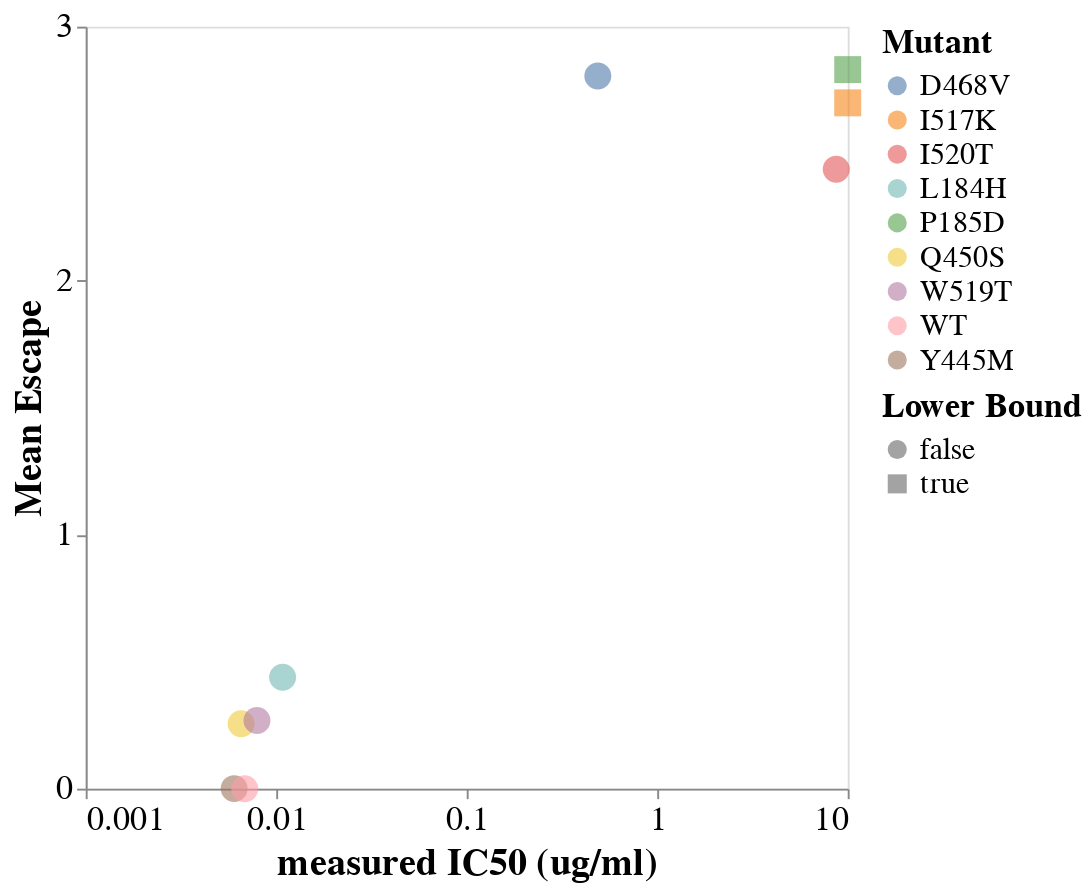

Notebook source saved alongside this figure:
### Code cell
merged = pd.read_csv('/home/blarsen/bloom_j/computational_notebooks/blarsen/2023/scripts/new_pipe_analyses/IC50_validations_merged.csv',na_filter=None)

corr_chart = (
    alt.Chart(merged)
    .encode(
        x=alt.X(
            "measured IC50",
            title="measured IC50 (ug/ml)",
            scale=alt.Scale(type="log"),
            axis=alt.Axis(grid=False,tickCount=4)
        ),
        y=alt.Y(
            "escape_mean",
            title="Mean Escape",
            #scale=alt.Scale(type="log"),
            axis=alt.Axis(grid=False,tickCount=4),
        ),
        #facet=alt.Facet("antibody", columns=4, title=None),
        color=alt.Color('mutation',title='Mutant'),
        shape=alt.Shape('lower_bound',title='Lower Bound'),
    )
    .mark_point(filled=True, size=200, opacity=0.6)
    .configure_axis(grid=False)
    .resolve_scale(y="independent", x="independent")
    .properties(width=400, height=400)
)

corr_chart = corr_chart.configure_title(fontSize=24, font="Helvetica Light").configure_axis(
    labelFontSize=18,
    titleFontSize=20,
    labelFont="Helvetica Light",
    titleFont="Helvetica Light"
).configure_legend(
    titleFontSize=18,
    labelFontSize=16,
    titleFont="Helvetica Light",
    labelFont="Helvetica Light"
)

#corr


corr_chart

### Figure 1 — Vega-Lite specification as saved in the notebook (floating-point values rounded to 4 significant figures)
{"config": {"view": {"continuousWidth": 300, "continuousHeight": 300}, "axis": {"labelFont": "Helvetica Light", "labelFontSize": 18, "titleFont": "Helvetica Light", "titleFontSize": 20}, "legend": {"labelFont": "Helvetica Light", "labelFontSize": 16, "titleFont": "Helvetica Light", "titleFontSize": 18}, "title": {"font": "Helvetica Light", "fontSize": 24}}, "data": {"name": "data-145d2691b5edbcc87d8ffeda1e1cd2f3"}, "mark": {"type": "point", "filled": true, "opacity": 0.6, "size": 200}, "encoding": {"color": {"field": "mutation", "title": "Mutant", "type": "nominal"}, "shape": {"field": "lower_bound", "title": "Lower Bound", "type": "nominal"}, "x": {"axis": {"grid": false, "tickCount": 4}, "field": "measured IC50", "scale": {"type": "log"}, "title": "measured IC50 (ug/ml)", "type": "quantitative"}, "y": {"axis": {"grid": false, "tickCount": 4}, "field": "escape_mean", "title": "Mean Escape", "type": "quantitative"}}, "height": 400, "resolve": {"scale": {"x": "independent", "y": "independent"}}, "width": 400, "$schema": "https://vega.github.io/schema/vega-lite/v5.8.0.json", "datasets": {"data-145d2691b5edbcc87d8ffeda1e1cd2f3": [{"antibody": "nAH1.3", "mutation": "Y445M", "measured IC50": 0.006015, "lower_bound": false, "epitope": "1", "site": "445", "wildtype": "Y", "mutant": "M", "escape_mean": 0.0002924, "escape_median": "0.0002924", "n_models": "2", "times_seen": "7", "frac_models": "1", "LibA-230725-nAH1.3": "0.0167", "LibB-230720-nAH1.3": "-0.01612"}, {"antibody": "nAH1.3", "mutation": "L184H", "measured IC50": 0.0108, "lower_bound": false, "epitope": "1", "site": "184", "wildtype": "L", "mutant": "H", "escape_mean": 0.4384, "escape_median": "0.4384", "n_models": "2", "times_seen": "5.5", "frac_models": "1", "LibA-230725-nAH1.3": "0.2842", "LibB-230720-nAH1.3": "0.5927"}, {"antibody": "nAH1.3", "mutation": "Q450S", "measured IC50": 0.00654, "lower_bound": false, "epitope": "1", "site": "450", "wildtype": "Q", "mutant": "S", "escape_mean": 0.2553, "escape_median": "0.2553", "n_models": "2", "times_seen": "4", "frac_models": "1", "LibA-230725-nAH1.3": "0.2942", "LibB-230720-nAH1.3": "0.2163"}, {"antibody": "nAH1.3", "mutation": "W519T", "measured IC50": 0.007923, "lower_bound": false, "epitope": "1", "site": "519", "wildtype": "W", "mutant": "T", "escape_mean": 0.2685, "escape_median": "0.2685", "n_models": "2", "times_seen": "9.5", "frac_models": "1", "LibA-230725-nAH1.3": "0.246", "LibB-230720-nAH1.3": "0.291"}, {"antibody": "nAH1.3", "mutation": "I520T", "measured IC50": 8.7, "lower_bound": false, "epitope": "1", "site": "520", "wildtype": "I", "mutant": "T", "escape_mean": 2.439, "escape_median": "2.439", "n_models": "2", "times_seen": "8", "frac_models": "1", "LibA-230725-nAH1.3": "0.6869", "LibB-230720-nAH1.3": "4.191"}, {"antibody": "nAH1.3", "mutation": "D468V", "measured IC50": 0.4877, "lower_bound": false, "epitope": "1", "site": "468", "wildtype": "D", "mutant": "V", "escape_mean": 2.806, "escape_median": "2.806", "n_models": "2", "times_seen": "8.5", "frac_models": "1", "LibA-230725-nAH1.3": "0.9184", "LibB-230720-nAH1.3": "4.694"}, {"antibody": "nAH1.3", "mutation": "I517K", "measured IC50": 10.0, "lower_bound": true, "epitope": "1", "site": "517", "wildtype": "I", "mutant": "K", "escape_mean": 2.7, "escape_median": "2.7", "n_models": "2", "times_seen": "8.5", "frac_models": "1", "LibA-230725-nAH1.3": "0.9274", "LibB-230720-nAH1.3": "4.472"}, {"antibody": "nAH1.3", "mutation": "P185D", "measured IC50": 10.0, "lower_bound": true, "epitope": "1", "site": "185", "wildtype": "P", "mutant": "D", "escape_mean": 2.831, "escape_median": "2.831", "n_models": "2", "times_seen": "10", "frac_models": "1", "LibA-230725-nAH1.3": "0.7472", "LibB-230720-nAH1.3": "4.915"}, {"antibody": "nAH1.3", "mutation": "WT", "measured IC50": 0.006834, "lower_bound": false, "epitope": "", "site": "", "wildtype": "", "mutant": "", "escape_mean": 0.0, "escape_median": "", "n_models": "", "times_seen": "", "frac_models": "", "LibA-230725-nAH1.3": "", "LibB-230720-nAH1.3": ""}]}}
